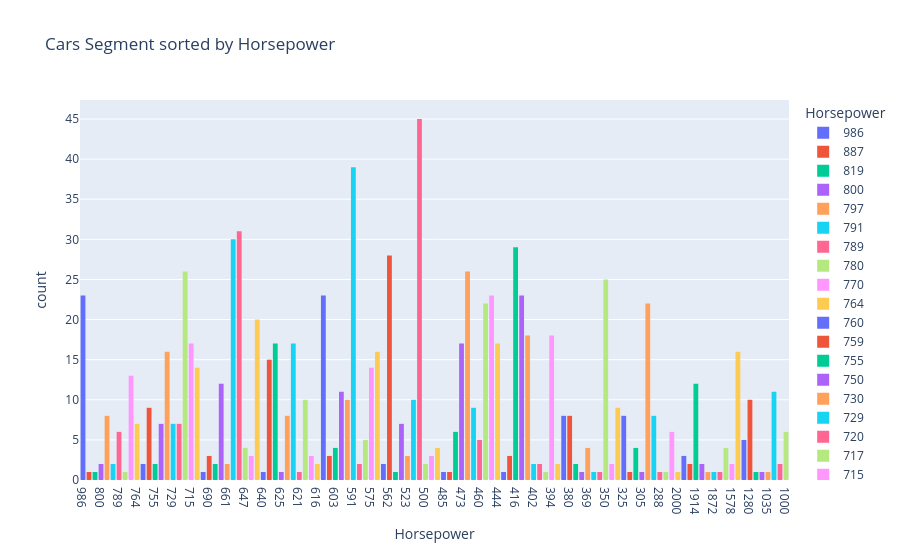

Notebook source saved alongside this figure:
### Code cell
Horsepower_order = sorted(df["Horsepower"].unique(), reverse=True)

fig = px.histogram(
    df, 
    x="Horsepower", 
    color="Horsepower",
    title='Cars Segment sorted by Horsepower',
    category_orders={"Horsepower": Horsepower_order}  # Hier passiert die Magie

)





fig.show()
